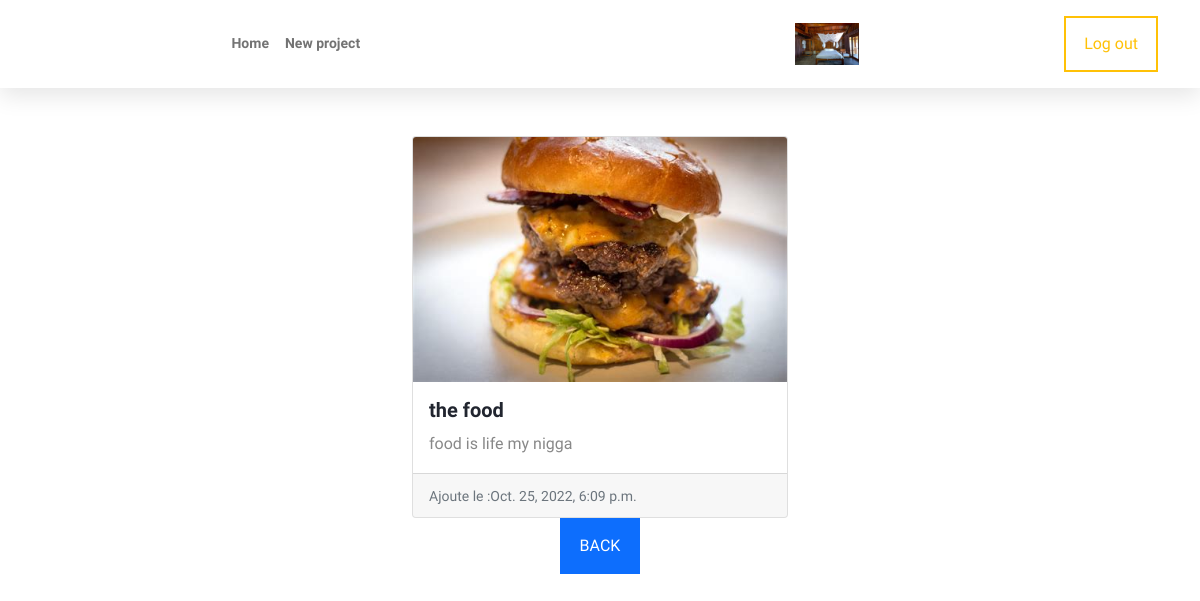
Page /readproje/1 (signed in) on the committed database.
### index/models.py (models this page shows, shortened)
class Profile(models.Model):
    user=models.OneToOneField(User,on_delete=models.CASCADE)
    nom=models.CharField(max_length=200 ,null=True,)
    siyati=models.CharField(max_length=200, null=True)
    email=models.EmailField(max_length=100, null=True)
    telefon=models.CharField(max_length=40, null=True, blank=True)
    foto=models.ImageField(upload_to='my_picture/', blank=True, null=True)
    date_added=models.DateTimeField(auto_now=True)
    class Meta:
        ordering=['-date_added']

class Projet(models.Model):
    categori=models.ManyToManyField(Kategori ,blank=True)
    user=models.ForeignKey(User, on_delete=models.CASCADE)
    slug=models.SlugField(max_length=200,unique=True)
    titre=models.CharField(max_length=200, blank=True, null=True)
    description=models.TextField(max_length=5000, blank=True)
    date=models.DateTimeField(auto_now_add=True)
    foto=models.ImageField(upload_to='image/',blank=True)

### index/views.py (the view)
# urls.py: path('readproje/<int:id>',views.readprojet,name='readproje'),
def readprojet(request,id):
    online=''
    proje=Projet.objects.prefetch_related(Prefetch('categori')).filter(id=id)
    if request.user is not None and request.user.is_authenticated:
        online=Profile.objects.get(user=request.user)
    else:
        ''
    context={
        'proje':proje,
        'online':online
    }
    return render(request,'readproje.html',context)

### templates/readproje.html (shortened to what this page needs)
{% extends "index.html" %}
{% block body %}
    <div class="container-fluid">
        <div class="row justify-content-center ">
            {% for i in proje %}
            <div class="col-md-4 mt-5 mb-5">
                <div class="card-deck">
                    <div class="card">
                    {%if i.foto%}<img class="card-img-top" src="{{i.foto.url}}" alt="Card image cap">{%else%}<img class="card-img-top" src="../static/img/work.jpg" alt="Card image cap">{%endif%}
                    <div class="card-body">
                        <h5 class="card-title">{{i.titre}}</h5>
                        <p class="card-text"> {{i.description}}</p>
                    </div>
                    <div class="card-footer">
                        <small class="text-muted">Ajoute le :{{i.date}}</small>
                    </div>
            </div>
            <div class="row justify-content-center text-center">
                <div class="col px-lg-5">
                    <a class="btn btn-primary "  href="{% url 'profile' %}">BACK</a>
                </div>
            </div>
            {% endfor %}
        </div>
    </div>
{% endblock body %}

### templates/navbar.html (shortened to what this page needs)
 <nav class="navbar navbar-expand-lg py-3 sticky-top navbar-light bg-white">
    <div class="container">
        <div class="collapse navbar-collapse" id="navbarNav">
            <ul class="navbar-nav ms-auto ps-4">
                <li class="nav-item">
                    <a class="nav-link" href="/">Home</a>
                </li>
               {% if request.user.is_authenticated%}
                <li class="nav-item">
                    <a class="nav-link pe-5" href="{% url 'newproject' %}">New project</a>
                </li>
            </ul>
            <div class="row justify-content-end ">
                <div class="col-md-5  col-md-offset-3 flex-column ">
                {% if online %}
                <a href="{% url 'profile' %}">{%if online.foto %}<img src="{{online.foto.url}}" title="Your Profile" class="w-25 rounded-circle-" alt=""></a>{% else%}<img src="../media/image/user.png" title="Your Profile" class="w-25 float-end" alt="">{%endif%}
                </div>
                {% endif %}
            </div>
            <a href="{% url 'logout' %}" class="btn  btn-outline-warning ms-lg-3 ">Log out</a>
            {% else %}
            <a href="{% url 'login' %}" class="btn btn-primary ms-lg-3">Join Us</a>
        </div>
        {% endif %}
    </div>
</nav>

### static/css/style.css (style rules this page uses)
:root { --primary: #0d6efd; --dark: #21252f; --body: #888; --white: #ffffff; --box-shadow: 0 8px 22px rgba(0,0,0,0.1); }
body { font-family: "Sora", sans-serif; line-height: 1.7; color: var(--body); }
h1,h2,h3,h4,h5,h6, .display-4 { color: var(--dark); font-weight: 700; }
a { color: var(--dark); text-decoration: none; }
img { width: 100%; }
.navbar { box-shadow: var(--box-shadow); }
.navbar .nav-link { font-size: 14px; font-weight: 700; }
.btn { padding: 14px 18px; border-width: 2px; border-radius: 0; }

### rows in the picture
Profile: foto (picture)
Projet: foto (picture), titre "the food", description "food is life my nigga", date "Oct. 25, 2022, 6:09 p.m."
